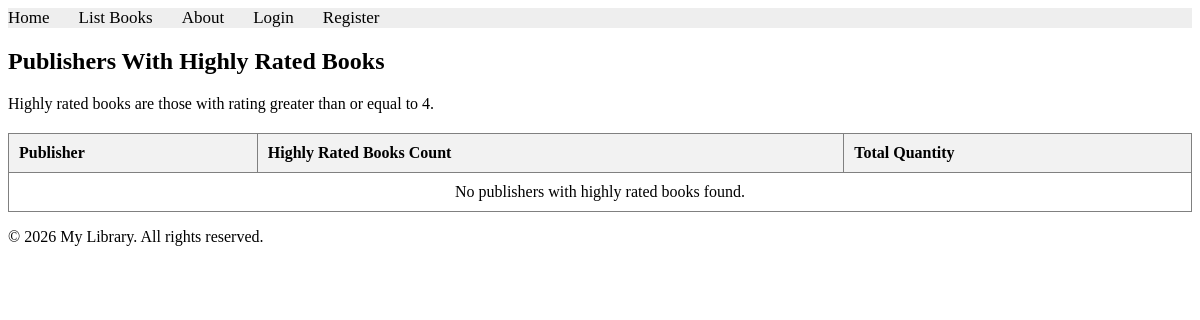
Before: /books/lab9/task5 with the older database file.
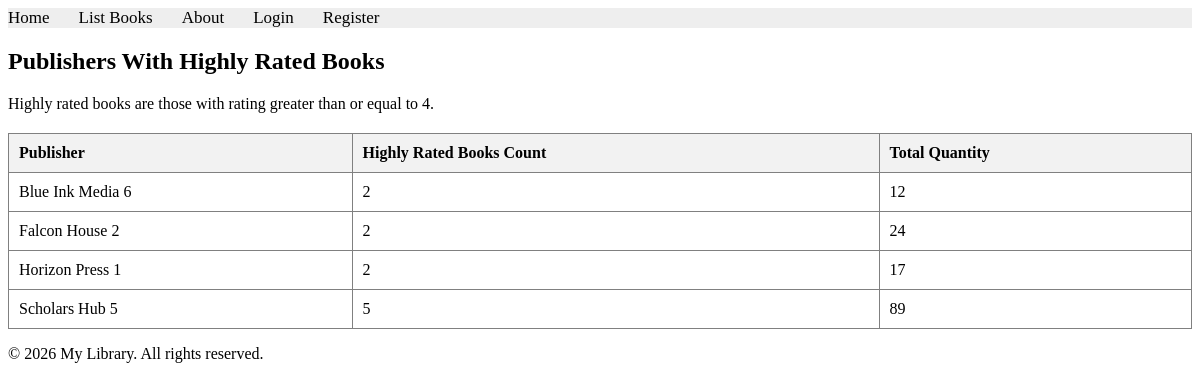
After: the same page with the newer database file.
### apps/bookmodule/models.py (models this page shows, shortened)
class Publisher(models.Model):
    name = models.CharField(max_length=200)
    location = models.CharField(max_length=300)

### apps/bookmodule/views.py (the view)
# urls.py: path('lab9/task5', views.lab9_task5, name="books.lab9_task5"),
def lab9_task5(request):
    publishers = Publisher.objects.annotate(
        highly_rated_books_count=Count('book', filter=Q(book__rating__gte=4), distinct=True),
        highly_rated_books_quantity=Coalesce(
            Sum('book__quantity', filter=Q(book__rating__gte=4)),
            0,
        ),
    ).filter(highly_rated_books_count__gt=0).order_by('name')
    return render(
        request,
        'bookmodule/lab9_task5.html',
        {'publishers': publishers},
    )

### apps/templates/bookmodule/lab9_task5.html (shortened to what this page needs)
{% extends "layouts/base.html" %}
{% block content %}
<h2>Publishers With Highly Rated Books</h2>
<p>Highly rated books are those with rating greater than or equal to 4.</p>
<table border="1" style="width: 100%; border-collapse: collapse; margin-top: 20px;">
    <thead>
        <tr style="background-color: #f2f2f2; text-align: left;">
            <th style="padding: 10px;">Publisher</th>
            <th style="padding: 10px;">Highly Rated Books Count</th>
            <th style="padding: 10px;">Total Quantity</th>
        </tr>
    </thead>
    <tbody>
        {% for publisher in publishers %}
        <tr>
            <td style="padding: 10px;">{{ publisher.name }}</td>
            <td style="padding: 10px;">{{ publisher.highly_rated_books_count }}</td>
            <td style="padding: 10px;">{{ publisher.highly_rated_books_quantity }}</td>
        </tr>
        {% empty %}
        <tr>
            <td colspan="3" style="text-align: center; padding: 10px;">No publishers with highly rated books found.</td>
        </tr>
        {% endfor %}
    </tbody>
</table>
{% endblock content %}

Changed rows visible on the page:
added Publisher: name "Blue Ink Media 6", highly_rated_books_count "2", highly_rated_books_quantity "12"
added Publisher: name "Falcon House 2", highly_rated_books_count "2", highly_rated_books_quantity "24"
added Publisher: name "Horizon Press 1", highly_rated_books_count "2", highly_rated_books_quantity "17"
added Publisher: name "Scholars Hub 5", highly_rated_books_count "5", highly_rated_books_quantity "89"
Other visible differences:
text no longer shown: "No publishers with highly rated books found."
